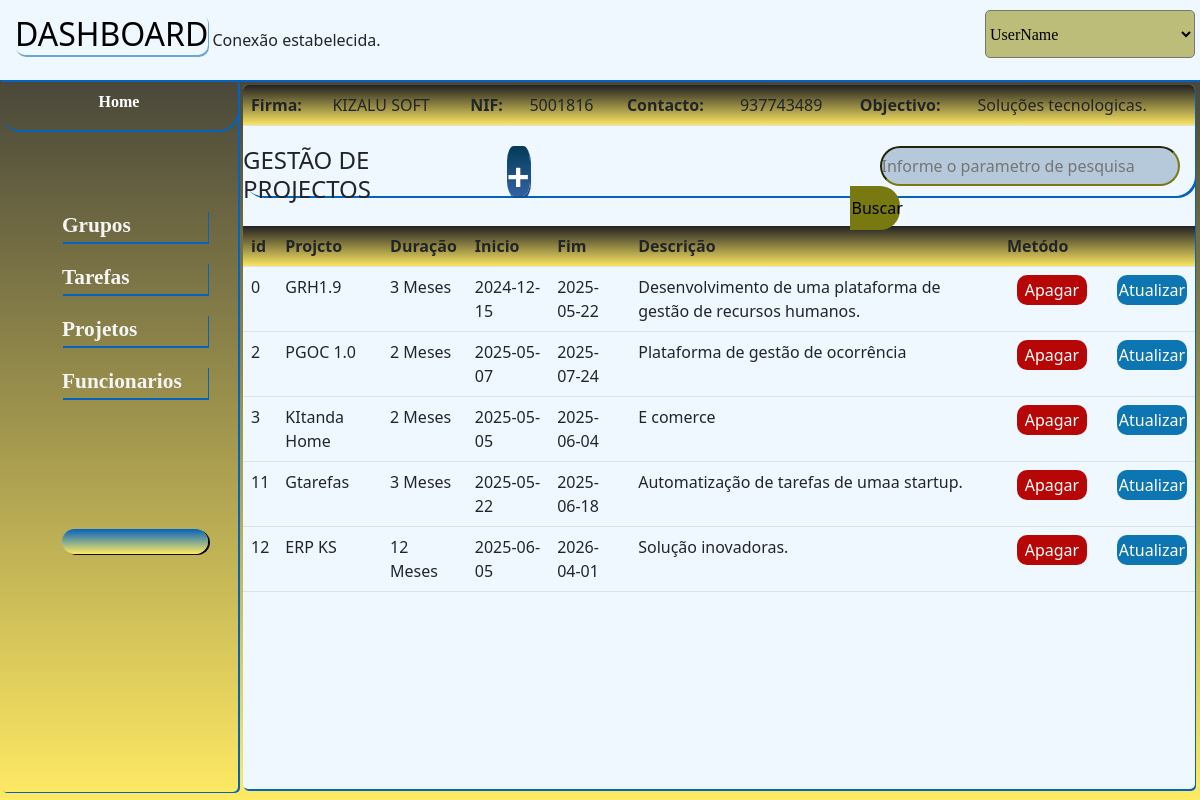
The app's page /view/projectos.php (signed in) with its own data.
### tables this page shows
CREATE TABLE IF NOT EXISTS `empresas` (
  `id` int NOT NULL AUTO_INCREMENT,
  `designacao` varchar(50) NOT NULL,
  `contacto` int NOT NULL,
  `responsavel` int NOT NULL,
  `objectivo` text,
  `nif` int DEFAULT NULL,
  PRIMARY KEY (`id`),
  KEY `responsavel` (`responsavel`),
  CONSTRAINT `empresas_ibfk_1` FOREIGN KEY (`responsavel`) REFERENCES `users` (`id`) ON DELETE CASCADE
);

CREATE TABLE IF NOT EXISTS `projetos` (
  `id` int NOT NULL,
  `designacao` varchar(100) NOT NULL,
  `data_inicio` date NOT NULL,
  `data_conclusao` date NOT NULL,
  `descricao` text,
  `duracao` int DEFAULT '2',
  `empresa_id` int NOT NULL,
  PRIMARY KEY (`id`),
  KEY `empresa_id` (`empresa_id`),
  CONSTRAINT `projetos_ibfk_1` FOREIGN KEY (`empresa_id`) REFERENCES `empresas` (`id`) ON DELETE CASCADE
);

### view/projectos.php (the view, shortened to what this page needs)
<!DOCTYPE html>
<html lang="en">
<head>
       <link rel="stylesheet" href="../bootstrap/css/bootstrap.css">
     <link rel="stylesheet" href="dasboard.css">
     <link href='https://cdn.boxicons.com/fonts/basic/boxicons.min.css' rel='stylesheet'>
</head>
<body>
     <div class="principal">
          <div class="menuSuperio">
               <div class="user">
                    <div class="dashboard">
                         <a href="dashboard.php">DASHBOARD</a>
                         <?php
                         require_once("../controller/conexao.php");
                         $sql = "SELECT *FROM projetos;";
                         $resultado = mysqli_query($conector, $sql);
                         $sql="SELECT *FROM empresas LIMIT 1;";
                         $empresa=mysqli_query($conector,$sql);
                         ?>
                    </div>
                    <div class="perfil">
                         <select name="" id="">
                              <option value="" selected>UserName</option>
                         </select>
                    </div>
               </div>
          </div>
          <div class="conteudo">
               <div class="menuEsquerdo">
                    <a href="index.php">
                         <li class="ativar"><strong>Home</strong></li>
                    </a>
                    <ul>
                         <a href="grupos.php">
                              <li> <i class='bxr  bx-community'></i> <strong>Grupos</strong></li>
                         </a>
                         <a href="tarefas.php">
                              <li><i class='bxr  bx-calendar-check'  ></i> <strong>Tarefas</strong></li>
                         </a>
                         <a href="projectos.php">
                              <li><i class='bxr  bx-list-square'  ></i> <strong>Projetos</strong></li>
                         </a>
                         <a href="pessoas.php">
                              <li><i class='bxr  bx-user'  ></i> <strong>Funcionarios</strong></li>
                         </a>
                        <a href="../controller/logout.php">
            <li class="sair"><i class='bx  bx-arrow-out-up-square-half'></i> </li>
          </a>
                    </ul>
               </div>
               <div class="graficos1">
                     <table class="table" style="margin-top: 0px;">
                           <thead>
                              <?php
                                 while($listae=mysqli_fetch_assoc($empresa)){
                                      $firma=$listae['designacao'];
                                      $email=$listae['objectivo'];
                                      $nif=$listae['nif'];
                                      $telefone=$listae['contacto'];
                                  echo" <th>Firma: <td>$firma</td></th><th>NIF: <td>$nif</td></th><th>Contacto: <td>$telefone</td></th><th>Objectivo: <td>$email</td></th>";
                                 }
                             ?>
                           </thead>
                     </table>
                    <form action="" method="get" class="form">
                         <h4>GESTÃO DE PROJECTOS</h4>
                     <a href="projectoCriar.php"><strong>+</strong></a>
                         <div class="gsearch">
                              <input type="text" name="search" placeholder="Informe o parametro de pesquisa" required>
                              <button type="submit">Buscar</button>
                         </div>
                    </form>
                    <table class="table">
                         <thead>
                              <th>id</th>
                              <th>Projcto</th>
                              <th>Duração</th>
                              <th>Inicio</th>
                              <th>Fim</th>
                              <th>Descrição</th>
                              <th>Metódo</th>
                         </thead>
                         <tbody>
                              <?php
                              while ($dados = mysqli_fetch_assoc($resultado)) {
                                   $id = $dados['id'];
                                   $nome = $dados['designacao'];
                                   $obs = $dados['descricao'];
                                   $datai = $dados['data_inicio'];
                                   $dataf = $dados['data_conclusao'];
                                   $tempo = $dados['duracao'];
                                   echo "  <tr>
                                             <td>$id</td>
                                             <td>$nome</td>
                                             <td>$tempo Meses</td>
                                             <td>$datai</td>
                                             <td>$dataf</td>
                                             <td>$obs</td>
                                             <td>
                                             <div>
<button type='button' class=apagar  data-bs-toggle='modal' data-bs-target='#exampleModal$id'><i class=bxr  bx-trash-x></i> Apagar</button>
<div class='modal fade' id='exampleModal$id' tabindex='-1' aria-labelledby='exampleModalLabel' aria-hidden='true' >
  <div class='modal-dialog'>
    <div class='modal-content'>
      <div class='modal-header'>
        <h5 class='modal-title' id='exampleModalLabel'>Desejas  apagar o projecto $nome ?</h5>
        <button type='button' class='btn-close' data-bs-dismiss='modal' aria-label='Close'></button>
      </div>
      <div class='modal-body'>
        <form action='../controller/deleteProjeto.php' method='post'>
           <input type='hidden' value='$id' name='idcode'>
     <div class='modal-footer' style='display:flex;'>
        <button type='button' class='btn btn-primary' data-bs-dismiss='modal'>Não</button>
        <button type='submit' class='btn btn-danger'>Sim</button>
      </div>
      </form>
      </div>
    </div>
  </div>
</div>
                                   <form action='../controller/updateProjeto.php' method='post'>
                                        <input type='hidden' value='$id' name='idcode'>
                                                        <button type=submit class=atualizar><i class=bxr bx-pencil-square></i>Atualizar</button>
                                   </form>
                                               </div>
                                             </td>
                                        </tr>";
                              }
                              ?>
                         </tbody>
                    </table>
               </div>
          </div>
     </div>
</body>
</html>

### records on screen
empresas: designacao "KIZALU SOFT", nif "5001816", contacto "937743489", objectivo "Soluções tecnologicas."
projetos: id "0", designacao "GRH1.9", duracao "3", data_inicio "2024-12-15", data_conclusao "2025-05-22", descricao "Desenvolvimento de uma plataforma de gestão de recursos humanos."
projetos: id "2", designacao "PGOC 1.0", duracao "2", data_inicio "2025-05-07", data_conclusao "2025-07-24", descricao "Plataforma de gestão de ocorrência"
projetos: id "3", designacao "KItanda Home", duracao "2", data_inicio "2025-05-05", data_conclusao "2025-06-04", descricao "E comerce"
projetos: id "11", designacao "Gtarefas", duracao "3", data_inicio "2025-05-22", data_conclusao "2025-06-18", descricao "Automatização de tarefas de umaa startup."
projetos: id "12", designacao "ERP KS", duracao "12", data_inicio "2025-06-05", data_conclusao "2026-04-01", descricao "Solução inovadoras."
